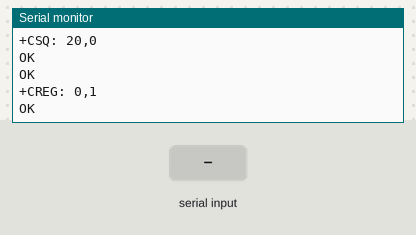
Simulated run of this program. Board: Arduino Uno, built with avr-gcc and run on an emulated ATmega328P. On the bench: the last lines printed to the serial monitor. The inputs (shaded band) are chosen by the test bench. The modem accepts every AT command (registered, SIM ready, sends succeed) and sends nothing else.

Above: at 4.2 s.
4.3 s: "1" received over the second serial link
At 5.6 s:
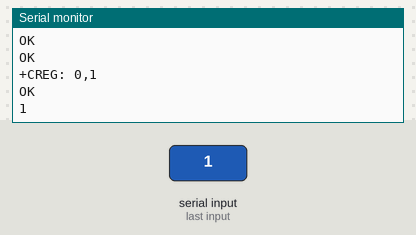
6.0 s: "0" received over the second serial link
At 6.8 s:
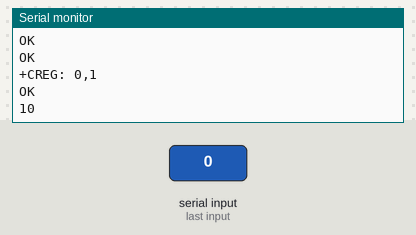

Measured:
- after the input at 4.3 s, the serial monitor: prints a new line after 0.24 s (image 1)
- after the input at 6.0 s, the serial monitor: prints a new line at once (image 2)

The program:

main.cpp
```cpp
#include <Arduino.h>
#include <SoftwareSerial.h>

//Create software serial object to communicate with SIM800L
SoftwareSerial mySerial(5, 4); //
//Se coloca TX y RX correspondientes al modulo sim800L, no se declara cruzado, ni nada de eso.
//ESP8266- ESP12F -> 5 y 4 Funcionan (Unica combinacion que encontre)

void updateSerial();

void setup()
{
//Begin serial communication with Arduino and Arduino IDE (Serial Monitor)
Serial.begin(9600);

//Begin serial communication with Arduino and SIM800L
mySerial.begin(9600);

pinMode(0, OUTPUT);
digitalWrite(0, LOW);

Serial.println("Initializing...");
delay(1000);

mySerial.println("AT"); //Once the handshake test is successful, it will back to OK
updateSerial();
mySerial.println("AT+CSQ"); //Signal quality test, value range is 0-31 , 31 is the best
updateSerial();
mySerial.println("AT+CCID"); //Read SIM information to confirm whether the SIM is plugged
updateSerial();
mySerial.println("AT+CREG?"); //Check whether it has registered in the network
updateSerial();
}

void loop()
{
updateSerial();
}

void updateSerial()
{
delay(500);
while (Serial.available())
{
mySerial.write(Serial.read());//Forward what Serial received to Software Serial Port
}
while(mySerial.available())
{
Serial.write(mySerial.read());//Forward what Software Serial received to Serial Port
}
}
```
